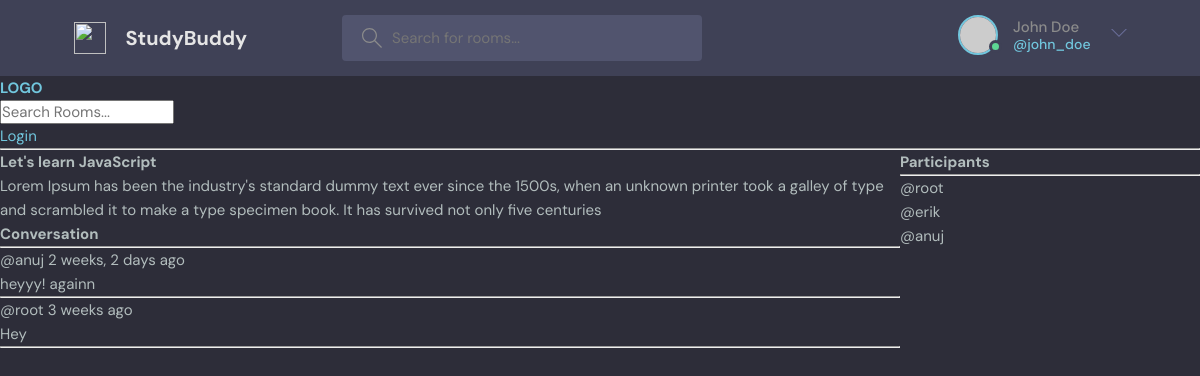
Page /room/3/ on the committed database.
### base/models.py (models this page shows, shortened)
class Room(models.Model):
    host = models.ForeignKey(User,on_delete=models.SET_NULL, null=True)
    topic = models.ForeignKey(Topic,on_delete=models.SET_NULL, null=True)
    name = models.CharField(max_length=200)
    description = models.TextField(null=True, blank=True)
    participants = models.ManyToManyField(User,related_name='participants', blank=True)
    updated = models.DateTimeField(auto_now=True)
    created = models.DateTimeField(auto_now_add=True)
    class Meta:
        ordering = ['-updated', '-created']

class Message(models.Model):
    user = models.ForeignKey(User, on_delete=models.CASCADE)
    room = models.ForeignKey(Room,on_delete=models.CASCADE)
    body = models.TextField()
    updated = models.DateTimeField(auto_now=True)
    created = models.DateTimeField(auto_now_add=True)
    class Meta:
        ordering = ['-updated', '-created']

### base/views.py (the view, shortened to what this page needs)
def room(request, pk):
    room = Room.objects.get(id=pk)
    room_messages = room.message_set.all()
    participants = room.participants.all()
    context = {'room':room, 'room_messages':room_messages, 'participants':participants}
    return render(request,'base/room.html', context)

### base/templates/base/room.html (shortened to what this page needs)
{% extends 'main.html' %}
{% block content %}
<div class="room-container">
    <div>
        <h1>{{room.name}}</h1>
        <p>{{room.description}}</p>
        <div class="comment-wrapper">
            <h3>Conversation</h3>
            <hr>
            {% for message in room_messages %}
            <div>
                <small>@{{message.user}} {{message.created|timesince}} ago</small>
                <p>{{message.body}}</p>
                <hr>
            </div>
            {% endfor %}
        </div>
    </div>
    <div>
        <h3>Participants</h3>
        <hr>
        {% for user in participants %}
        <div>
            <p>@{{user.username}}</p>
        </div>
        {% endfor %}
    </div>
</div>
{% endblock %}

### static/styles/style.css (style rules this page uses)
:root { --color-main: #71c6dd; --color-main-light: #e1f6fb; --color-dark: #3f4156; --color-dark-medium: #51546e; --color-dark-light: #696d97; --color-light: #e5e5e5; --color-gray: #8b8b8b; --color-light-gray: #b2bdbd; --color-bg: #2d2d39; --color-success: #5dd693; --color-error: #fc4b0b; }
* { font-family: "DM Sans", -apple-system, BlinkMacSystemFont, "Segoe UI", Roboto, Oxygen, Ubuntu, Cantarell, "Open Sans", "Helvetica Neue", sans-serif; margin: 0; padding: 0; box-sizing: border-box; text-rendering: optimizeLegibility; font-size: inherit; }
html { font-size: 56.25%; }
@media only screen and (min-width: 1200px) { html { font-size: 62.5%; } }
body { line-height: 1.6; font-weight: 400; font-size: 1.5rem; color: var(--color-light-gray); background-color: var(--color-bg); min-height: 100vh; }

### base/templates/base/room.html (style rules this page uses)
.room-container { display: grid; grid-template-columns: 3fr 1fr; }

### rows in the picture
Room: name "Let's learn JavaScript", description "Lorem Ipsum has been the industry's standard dummy text ever since the 1500s, when an unknown printer took a galley of type and scrambled it to make a type specimen book. It has survived not only five centuries"
Message: user "anuj", created "2 weeks, 2 days", body "heyyy! againn"
Message: user "root", created "3 weeks", body "Hey"

### other values in the picture
{{ user.username }} "root"
{{ user.username }} "erik"
{{ user.username }} "anuj"
